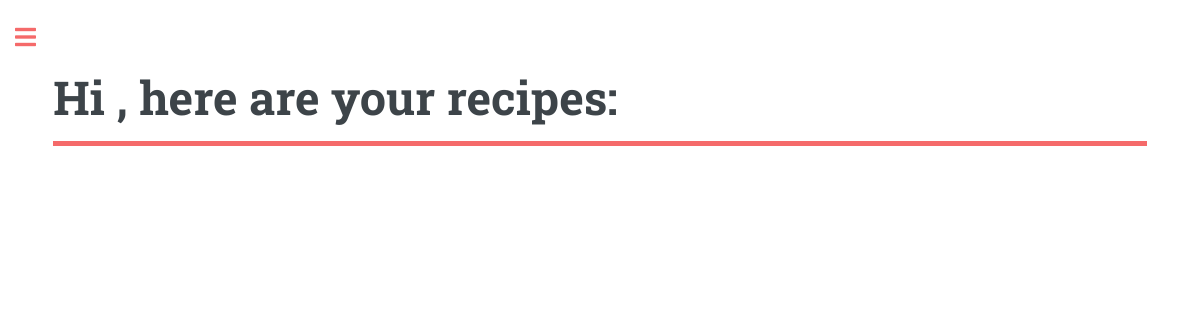
The page /3/list_recipes on the database as committed earlier.
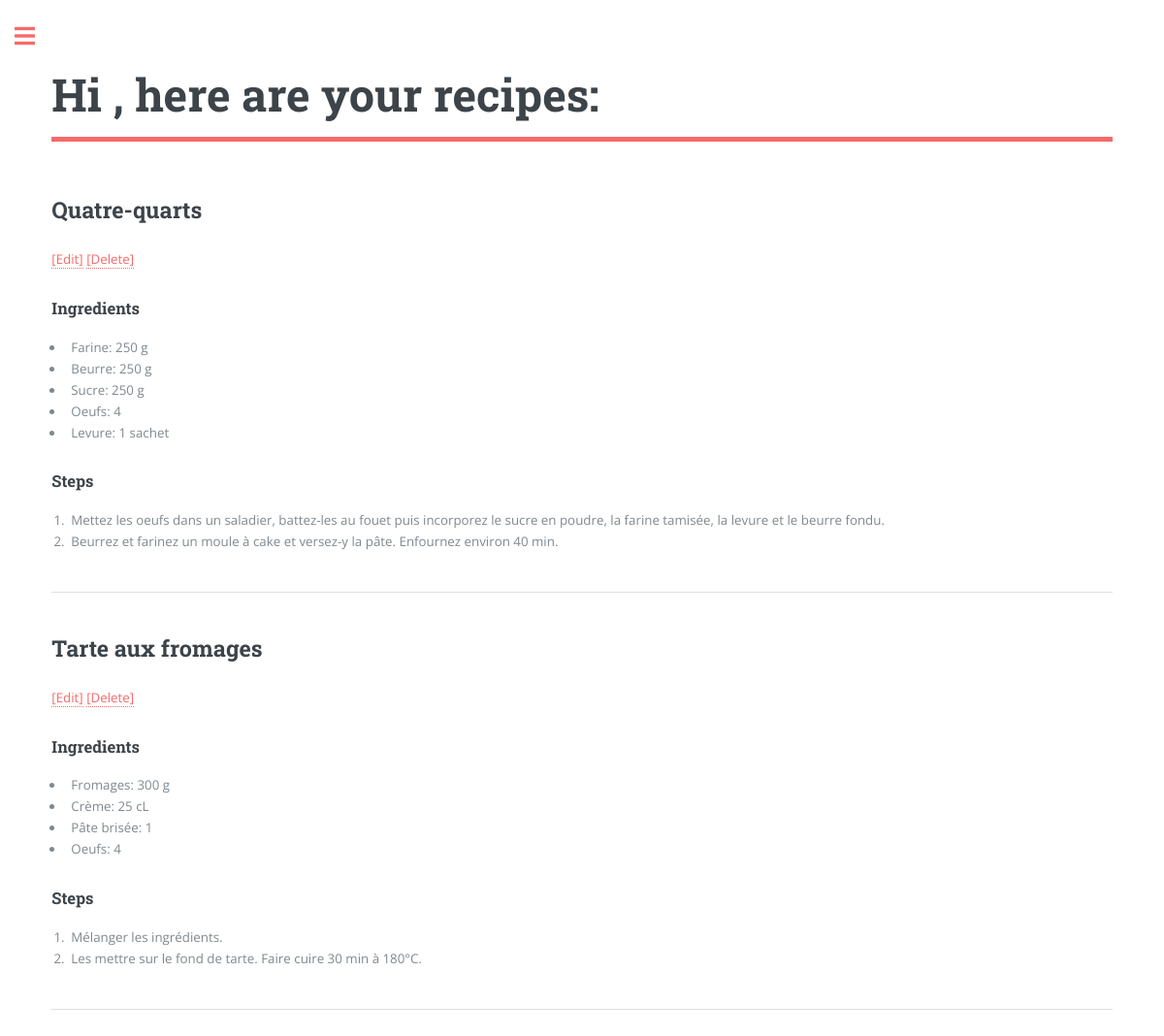
The same page on the database as committed later.
### app/models.py (models this page shows, shortened)
class Recipe(db.Model):
    id: so.Mapped[int] = so.mapped_column(primary_key=True)
    name: so.Mapped[str] = so.mapped_column(sa.String, index=True)
    user_id: so.Mapped[int] = so.mapped_column(
        sa.ForeignKey(User.id, name="fk_recipe_user"), index=True
    )
    ingredients: so.WriteOnlyMapped["Ingredient"] = so.relationship(
        back_populates="recipe_q"
    )
    steps: so.WriteOnlyMapped["Step"] = so.relationship(back_populates="recipe_s")
    user: so.Mapped[User] = so.relationship(back_populates="recipes")
    def list_ingredients(self):
        return (
            db.session.query(Ingredient).filter(Ingredient.recipe_id == self.id).all()
        )
    def list_steps(self):
        return (
            db.session.query(Step)
            .filter(Step.recipe_id == self.id)
            .order_by(Step.number)
            .all()
        )

class Ingredient(db.Model):
    id: so.Mapped[int] = so.mapped_column(primary_key=True)
    name: so.Mapped[str] = so.mapped_column(sa.String)
    quantity: so.Mapped[Optional[str]] = so.mapped_column(sa.String)
    recipe_id: so.Mapped[int] = so.mapped_column(
        sa.ForeignKey(Recipe.id, name="fk_ingredient_recipe"), index=True
    )
    recipe_q: so.Mapped[Recipe] = so.relationship(back_populates="ingredients")

class Step(db.Model):
    id: so.Mapped[int] = so.mapped_column(primary_key=True)
    number: so.Mapped[int] = so.mapped_column(sa.Integer, nullable=False)
    body: so.Mapped[str] = so.mapped_column(sa.String, nullable=False)
    recipe_id: so.Mapped[int] = so.mapped_column(sa.ForeignKey(Recipe.id), index=True)
    recipe_s: so.Mapped[Recipe] = so.relationship(back_populates="steps")

### app/routes.py (the view)
@app.route("/<int:user_id>/list_recipes")
def list_recipes(user_id):
    recipes = (
        db.session.query(Recipe)
        .filter(Recipe.user_id == user_id)
        .order_by(Recipe.name.asc())
        .all()
    )
    return render_template(
        "list_recipes.html",
        recipes=recipes,
    )

### app/templates/list_recipes.html
{% extends 'base.html' %}
{% block content %}
<header id="header">
    <h1>Hi {{ current_user.username }}, here are your recipes:</h1>
</header>
<section id="list-recipes">
    {% for recipe in recipes %}
        <h2>{{ recipe.name }} </h2>
        <p>
            <a href="{{ url_for('edit_recipe', recipe_id=recipe.id) }}">[Edit]</a>
            <a href="{{ url_for('delete_recipe', recipe_id=recipe.id) }}">[Delete]</a>
        </p>
        <h3>Ingredients</h3>
        <ul>
            {% for ingredient in recipe.list_ingredients() %}
            <li>{{ ingredient.name }}: {{ ingredient.quantity }}</li>
            {% endfor %}
        </ul>
        <h3>Steps</h3>
        <ol>
            {% for step in recipe.list_steps() %}
            <li>{{ step.body }}</li>
            {% endfor %}
        </ol>
        <hr class="major" />
    {% endfor %}
</section>
{% endblock %}

### app/templates/base.html (shortened to what this page needs)
<!DOCTYPE HTML>
<html>
	<head>
		<link rel="stylesheet" href="{{ url_for('static', filename='assets/css/main.css') }}" />
	</head>
	<body class="is-preload">
			<div id="wrapper">
					<div id="main">
						<div class="inner">
                            {% block content %}{% endblock %}
                        </div>
                    </div>
			</div>
	</body>
</html>

### app/static/assets/css/main.css (style rules this page uses)
html, body, div, span, applet, object, iframe, h1, h2, h3, h4, h5, h6, p, blockquote, pre, a, abbr, acronym, address, big, cite, code, del, dfn, em, img, ins, kbd, q, s, samp, small, strike, strong, sub, sup, tt, var, b, u, i, center, dl, dt, dd, ol, ul, li, fieldset, form, label, legend, table, caption, tbody, tfoot, thead, tr, th, td, article, aside, canvas, details, embed, figure, figcaption, footer, header, hgroup, menu, nav, output, ruby, section, summary, time, mark, audio, video { margin: 0; padding: 0; border: 0; font-size: 100%; font: inherit; vertical-align: baseline; }
article, aside, details, figcaption, figure, footer, header, hgroup, menu, nav, section { display: block; }
body { line-height: 1; }
ol, ul { list-style: none; }
body { -webkit-text-size-adjust: none; }
body { -ms-overflow-style: scrollbar; }
html { box-sizing: border-box; }
*, *:before, *:after { box-sizing: inherit; }
body { background: #ffffff; }
body, input, select, textarea { color: #7f888f; font-family: "Open Sans", sans-serif; font-size: 13pt; font-weight: 400; line-height: 1.65; }
@media screen and (max-width: 1680px) { body, input, select, textarea { font-size: 11pt; } }
@media screen and (max-width: 1280px) { body, input, select, textarea { font-size: 10pt; } }
a { -moz-transition: color 0.2s ease-in-out, border-bottom-color 0.2s ease-in-out; -webkit-transition: color 0.2s ease-in-out, border-bottom-color 0.2s ease-in-out; -ms-transition: color 0.2s ease-in-out, border-bottom-color 0.2s ease-in-out; transition: color 0.2s ease-in-out, border-bottom-color 0.2s ease-in-out; border-bottom: dotted 1px; color: #f56a6a; text-decoration: none; }
p { margin: 0 0 2em 0; }
h1, h2, h3, h4, h5, h6 { color: #3d4449; font-family: "Roboto Slab", serif; font-weight: 700; line-height: 1.5; margin: 0 0 1em 0; }
h1 { font-size: 4em; margin: 0 0 0.5em 0; line-height: 1.3; }
h2 { font-size: 1.75em; }
h3 { font-size: 1.25em; }
@media screen and (max-width: 1680px) { h1 { font-size: 3.5em; } }
hr { border: 0; border-bottom: solid 1px rgba(210, 215, 217, 0.75); margin: 2em 0; }
hr.major { margin: 3em 0; }
ol { list-style: decimal; margin: 0 0 2em 0; padding-left: 1.25em; }
ol li { padding-left: 0.25em; }
ul { list-style: disc; margin: 0 0 2em 0; padding-left: 1em; }
ul li { padding-left: 0.5em; }
#wrapper { display: -moz-flex; display: -webkit-flex; display: -ms-flex; display: flex; -moz-flex-direction: row-reverse; -webkit-flex-direction: row-reverse; -ms-flex-direction: row-reverse; flex-direction: row-reverse; min-height: 100vh; }
#main { -moz-flex-grow: 1; -webkit-flex-grow: 1; -ms-flex-grow: 1; flex-grow: 1; -moz-flex-shrink: 1; -webkit-flex-shrink: 1; -ms-flex-shrink: 1; flex-shrink: 1; width: 100%; }
#main > .inner { padding: 0 6em 0.1em 6em ; margin: 0 auto; max-width: 110em; }
#main > .inner > section { padding: 6em 0 4em 0 ; border-top: solid 2px rgba(210, 215, 217, 0.75); }
#main > .inner > section:first-of-type { border-top: 0 !important; }
@media screen and (max-width: 1680px) { #main > .inner { padding: 0 5em 0.1em 5em ; } }
@media screen and (max-width: 1680px) { #main > .inner > section { padding: 5em 0 3em 0 ; } }
@media screen and (max-width: 1280px) { #main > .inner { padding: 0 4em 0.1em 4em ; } }
@media screen and (max-width: 1280px) { #main > .inner > section { padding: 4em 0 2em 0 ; } }
#header { display: -moz-flex; display: -webkit-flex; display: -ms-flex; display: flex; border-bottom: solid 5px #f56a6a; padding: 6em 0 1em 0; position: relative; }
#header > * { -moz-flex: 1; -webkit-flex: 1; -ms-flex: 1; flex: 1; margin-bottom: 0; }
@media screen and (max-width: 1680px) { #header { padding-top: 5em; } }

Rows that differ between the two databases and show on the page:
added Recipe: name "Quatre-quarts"
added Ingredient: name "Farine", quantity "250 g", shown under "Quatre-quarts"
added Ingredient: name "Beurre", quantity "250 g", shown under "Quatre-quarts"
added Ingredient: name "Sucre", quantity "250 g", shown under "Quatre-quarts"
added Ingredient: name "Oeufs", quantity "4", shown under "Quatre-quarts"
added Ingredient: name "Levure", quantity "1 sachet", shown under "Quatre-quarts"
added Step: body "Mettez les oeufs dans un saladier, battez-les au fouet puis incorporez le sucre en poudre, la farine tamisée, la levure et le beurre fondu.", shown under "Quatre-quarts"
added Step: body "Beurrez et farinez un moule à cake et versez-y la pâte. Enfournez environ 40 min.", shown under "Quatre-quarts"
added Recipe: name "Tarte aux fromages"
added Ingredient: name "Fromages", quantity "300 g", shown under "Tarte aux fromages"
added Ingredient: name "Crème", quantity "25 cL", shown under "Tarte aux fromages"
added Ingredient: name "Pâte brisée", quantity "1", shown under "Tarte aux fromages"
added Ingredient: name "Oeufs", quantity "4", shown under "Tarte aux fromages"
added Step: body "Mélanger les ingrédients.", shown under "Tarte aux fromages"
added Step: body "Les mettre sur le fond de tarte. Faire cuire 30 min à 180°C.", shown under "Tarte aux fromages"
